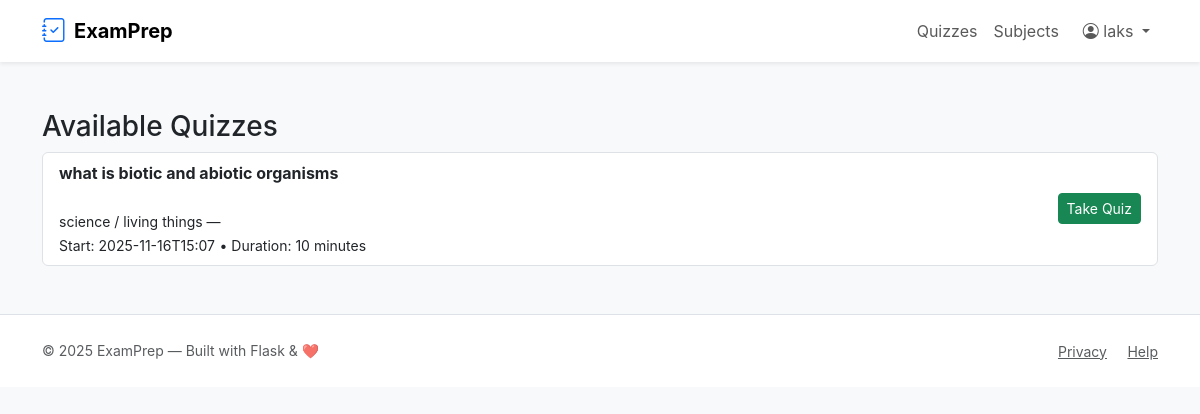
Page /quizzes (signed in) on the earlier database version.
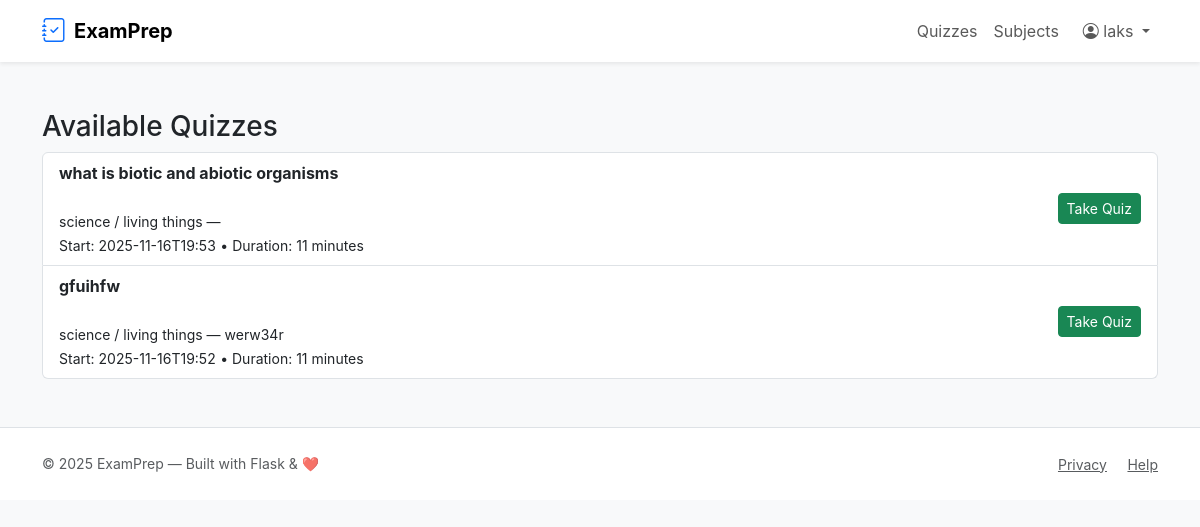
Same page on the later database version.
### tables this page shows
CREATE TABLE quizzes (
    id INTEGER PRIMARY KEY AUTOINCREMENT,
    chapter_id INTEGER NOT NULL,
    title TEXT NOT NULL,
    description TEXT,
    start_datetime TEXT,        -- ISO string e.g. 2025-11-16T10:00:00 (UTC)
    duration_minutes INTEGER,   -- duration in minutes (HH*60 + MM)
    is_active INTEGER DEFAULT 1,
    created_on TEXT NOT NULL DEFAULT (datetime('now')),
    FOREIGN KEY(chapter_id) REFERENCES chapters(id) ON DELETE CASCADE
);

CREATE TABLE subjects (
    id INTEGER PRIMARY KEY AUTOINCREMENT,
    name TEXT NOT NULL UNIQUE,
    description TEXT,
    created_on TEXT NOT NULL DEFAULT (datetime('now'))
);

CREATE TABLE chapters (
    id INTEGER PRIMARY KEY AUTOINCREMENT,
    subject_id INTEGER NOT NULL,
    name TEXT NOT NULL,
    description TEXT,
    created_on TEXT NOT NULL DEFAULT (datetime('now')),
    FOREIGN KEY(subject_id) REFERENCES subjects(id) ON DELETE CASCADE
);

### app.py (the view)
@app.route('/quizzes')
@login_required
def list_quizzes():
    rows = query_db('''
        SELECT q.*, ch.name AS chapter_name, s.name AS subject_name
        FROM quizzes q
        JOIN chapters ch ON q.chapter_id = ch.id
        JOIN subjects s ON ch.subject_id = s.id
        ORDER BY q.start_datetime IS NULL, q.start_datetime DESC
    ''')
    quizzes = [dict(r) for r in rows]
    now = datetime.now()
    GRACE_SECONDS = 60  # optional tolerance
    for q in quizzes:
        q['is_active'] = False
        q['server_end_ts'] = None
        start_raw = q.get('start_datetime')
        duration = q.get('duration_minutes') or 0
        if start_raw:
            start_dt = None
            try:
                start_dt = datetime.fromisoformat(start_raw)
            except Exception:
                try:
                    start_dt = datetime.strptime(start_raw, '%Y-%m-%dT%H:%M')
                except Exception:
                    app.logger.debug("Cannot parse start_datetime for quiz %s: %s", q.get('id'), start_raw)
                    start_dt = None
            if start_dt:
                try:
                    end_dt = start_dt + timedelta(minutes=int(duration))
                except Exception:
                    end_dt = start_dt
                if start_dt <= now <= (end_dt + timedelta(seconds=GRACE_SECONDS)):
                    q['is_active'] = True
                    q['server_end_ts'] = end_dt.isoformat()
        else:
            q['is_active'] = True
    subjects = query_db('SELECT * FROM subjects ORDER BY name')
    return render_template('list_quizzes.html', quizzes=quizzes, subjects=subjects)

### app.py (called while the page is built)
def get_db():
    db = getattr(g, '_database', None)
    if db is None:
        db = g._database = sqlite3.connect(DATABASE)
        db.row_factory = sqlite3.Row
    return db

@app.teardown_appcontext
def close_connection(exc):
    db = getattr(g, '_database', None)
    if db is not None:
        db.close()

def query_db(query, args=(), one=False):
    cur = get_db().execute(query, args)
    rv = cur.fetchall()
    cur.close()
    return (rv[0] if rv else None) if one else rv

def login_required(f):
    @wraps(f)
    def decorated(*args, **kwargs):
        if 'user_id' not in session:
            flash('Please log in to continue.', 'warning')
            return redirect(url_for('login'))
        return f(*args, **kwargs)
    return decorated

### templates/list_quizzes.html
{% extends 'layout.html' %}
{% block content %}
<h3>{{ subject.name if subject else 'Available Quizzes' }}</h3>
<ul class="list-group">
  {% for q in quizzes %}
  <li class="list-group-item d-flex justify-content-between align-items-center">
    <div>
      <strong>{{ q.title }}</strong><br>
      <small>{{ q.subject_name }} / {{ q.chapter_name }} — {{ q.description or '' }}</small><br>
      {% if q.start_datetime %}<small>Start: {{ q.start_datetime }}</small>{% endif %}
      {% if q.duration_minutes %} <small> • Duration: {{ q.duration_minutes }} minutes</small>{% endif %}
    </div>
    <div>
  <a class="btn btn-sm btn-success" href="{{ url_for('take_quiz', quiz_id=q.id) }}">
    Take Quiz
  </a>
</div>
  </li>
  {% else %}
    <li class="list-group-item">No quizzes available.</li>
  {% endfor %}
</ul>
{% endblock %}

Differences in the rows shown:
changed quizzes "what is biotic and abiotic organisms": start_datetime "2025-11-16T15:07" → "2025-11-16T19:53"; duration_minutes "10" → "11"
added quizzes: title "gfuihfw", subject_name "science", chapter_name "living things", description "werw34r", start_datetime "2025-11-16T19:52", duration_minutes "11"
